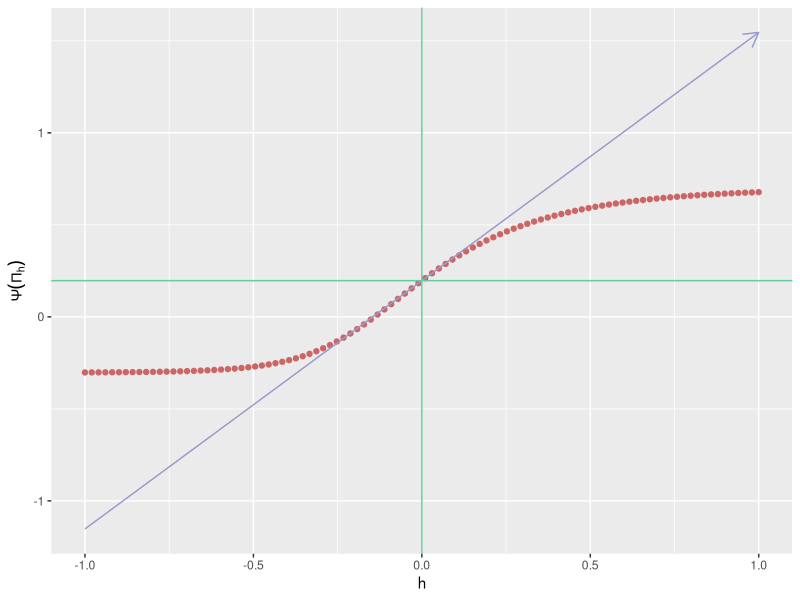
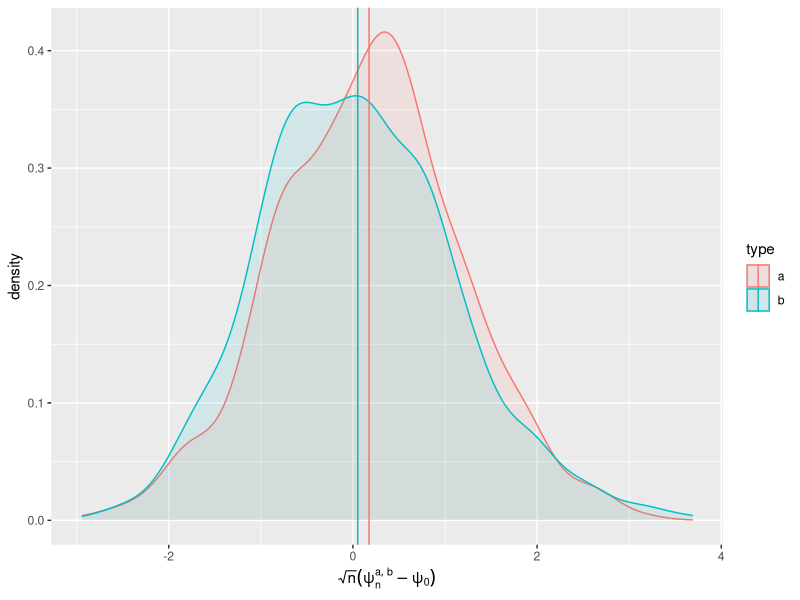

Reproduce these figures in R, in order. (Note: this script raises an error after producing the figures.)
## ----setup, echo = FALSE-------------------------------------------------
knitr::opts_chunk$set(
  size = "tiny",
  warnings = FALSE,
  fig.width = 12, 
  fig.height = 4, 
  fig.path = 'img/')

## ----visible-setup-------------------------------------------------------
set.seed(54321) ## because reproducibility matters...
suppressMessages(library(R.utils)) ## make sure it is installed
suppressMessages(library(tidyverse)) ## make sure it is installed
suppressMessages(library(ggplot2)) ## make sure it is installed
expit <- plogis
logit <- qlogis

## ----simulation----------------------------------------------------------
draw_from_experiment <- function(n, full = FALSE) {
  ## preliminary
  n <- Arguments$getInteger(n, c(1, Inf))
  full <- Arguments$getLogical(full)
  ## ## 'Gbar' and 'Qbar' factors
  Gbar <- function(W) {
    expit(-0.2 + 3 * sqrt(W) - 1.5 * W)
  }
  Qbar <- function(AW) {
    A <- AW[, 1]
    W <- AW[, 2]
    A * cos((1 + W) * pi / 5) + (1 - A) * sin((1 + W^2) * pi / 4)
  }
  ## sampling
  ## ## context
  W <- runif(n)
  ## ## counterfactual rewards
  zeroW <- cbind(A = 0, W)
  oneW <- cbind(A = 1, W)
  Qbar.zeroW <- Qbar(zeroW)
  Qbar.oneW <- Qbar(oneW)
  Yzero <- rbeta(n, shape1 = 1, shape2 = (1 - Qbar.zeroW) / Qbar.zeroW)
  Yone <- rbeta(n, shape1 = 1, shape2 = (1 - Qbar.oneW) / Qbar.oneW)
  ## ## action undertaken
  A <- rbinom(n, size = 1, prob = Gbar(W))
  ## ## actual reward
  Y <- A * Yone + (1 - A) * Yzero
  ## ## observation
  if (full) {
    obs <- cbind(W = W, Yzero = Yzero, Yone = Yone, A = A, Y = Y)
  } else {
    obs <- cbind(W = W, A = A, Y = Y)
  }
  attr(obs, "Gbar") <- Gbar
  attr(obs, "Qbar") <- Qbar
  attr(obs, "QW") <- dunif
  ##
  return(obs)
}

## ----draw-five-obs-------------------------------------------------------
(five_obs <- draw_from_experiment(5))

## ----DAG-----------------------------------------------------------------
## plot the causal diagram

## ----approx-psi-zero-a---------------------------------------------------
B <- 1e5 ## 1e6 eventually, or more
full_obs <- draw_from_experiment(B, full = TRUE)
(psi_hat <- mean(full_obs[, "Yone"] - full_obs[, "Yzero"]))

## ----approx-psi-zero-b---------------------------------------------------
sd_hat <- sd(full_obs[, "Yone"] - full_obs[, "Yzero"])
alpha <- 0.05
(psi_CI <- psi_hat + c(-1, 1) * qnorm(1 - alpha / 2) * sd_hat / sqrt(B))

## ----another-simulation--------------------------------------------------
draw_from_another_experiment <- function(n, h = 0) {
  ## preliminary
  n <- Arguments$getInteger(n, c(1, Inf))
  h <- Arguments$getNumeric(h)
  ## ## 'Gbar' and 'Qbar' factors
  Gbar <- function(W) {
    sin((1 + W) * pi / 6)
  }
  Qbar <- function(AW, hh = h) {
    A <- AW[, 1]
    W <- AW[, 2]
    expit( logit( A *  W + (1 - A) * W^2 ) +
           hh * 10 * sqrt(W) * A )
  }
  ## sampling
  ## ## context
  W <- runif(n, min = 1/10, max = 9/10)
  ## ## action undertaken
  A <- rbinom(n, size = 1, prob = Gbar(W))
  ## ## reward
  shape1 <- 4
  QAW <- Qbar(cbind(A, W))
  Y <- rbeta(n, shape1 = shape1, shape2 = shape1 * (1 - QAW) / QAW)
  ## ## observation
  obs <- cbind(W = W, A = A, Y = Y)
  attr(obs, "Gbar") <- Gbar
  attr(obs, "Qbar") <- Qbar
  attr(obs, "QW") <- function(x){dunif(x, min = 1/10, max = 9/10)}
  attr(obs, "shape1") <- shape1
  ##
  return(obs)
}

## ----approx-psi-one------------------------------------------------------
five_obs_from_another_experiment <- draw_from_another_experiment(5)
integrand <- function(w) {
  Qbar <- attr(five_obs_from_another_experiment, "Qbar")
  QW <- attr(five_obs_from_another_experiment, "QW")
  ( Qbar(cbind(1, w)) - Qbar(cbind(0, w)) ) * QW(w)
}
(psi_Pi_zero <- integrate(integrand, lower = 0, upper = 1)$val)

## ----psi-approx-psi-one,  fig.cap =  "Evolution of statistical parameter $\\Psi$ along fluctuation $\\{\\Pi_{h} : h \\in H\\}$."----
approx <- seq(-1, 1, length.out = 1e2)
psi_Pi_h <- sapply(approx, function(t) {
  obs_from_another_experiment <- draw_from_another_experiment(1, h = t)
  integrand <- function(w) {
    Qbar <- attr(obs_from_another_experiment, "Qbar")
    QW <- attr(obs_from_another_experiment, "QW")
    ( Qbar(cbind(1, w)) - Qbar(cbind(0, w)) ) * QW(w)
  }
  integrate(integrand, lower = 0, upper = 1)$val  
})
slope_approx <- (psi_Pi_h - psi_Pi_zero) / approx
slope_approx <- slope_approx[min(which(approx > 0))]
ggplot() +
  geom_point(data = data.frame(x = approx, y = psi_Pi_h), aes(x, y),
             color = "#CC6666") +
  geom_segment(aes(x = -1, y = psi_Pi_zero - slope_approx,
                   xend = 1, yend = psi_Pi_zero + slope_approx),
               arrow = arrow(length = unit(0.03, "npc")),
               color = "#9999CC") +
  geom_vline(xintercept = 0, color = "#66CC99") +
  geom_hline(yintercept = psi_Pi_zero, color = "#66CC99") +
  labs(x = "h", y = expression(Psi(Pi[h]))) 

## ----eic-----------------------------------------------------------------
eic <- function(obs, psi) {
  Qbar <- attr(obs, "Qbar")
  Gbar <- attr(obs, "Gbar")
  QAW <- Qbar(obs[, c("A", "W")])
  gW <- Gbar(obs[, "W"])
  lgAW <- obs[, "A"] * gW + (1 - obs[, "A"]) * (1 - gW)
  ( Qbar(cbind(1, obs[, "W"])) - Qbar(cbind(0, obs[, "W"])) - psi ) +
    (2 * obs[, "A"] - 1) / lgAW * (obs[, "Y"] - QAW)
}

(eic(five_obs, psi = psi_hat))
(eic(five_obs_from_another_experiment, psi = psi_Pi_zero))

## ----cramer-rao----------------------------------------------------------
obs <- draw_from_experiment(B)
(cramer_rao_hat <- var(eic(obs, psi = psi_hat)))

## ----cramer-rao-another-experiment---------------------------------------
obs_from_another_experiment <- draw_from_another_experiment(B)
(cramer_rao_Pi_zero_hat <- var(eic(obs_from_another_experiment, psi = 59/300)))
(ratio <- sqrt(cramer_rao_Pi_zero_hat/cramer_rao_hat))

## ----recover-slope-------------------------------------------------------
sigma0_draw_from_another_experiment <- function(obs) { 
  ## preliminary
  Qbar <- attr(obs, "Qbar")
  QAW <- Qbar(obs[, c("A", "W")])
  shape1 <- Arguments$getInteger(attr(obs, "shape1"), c(1, Inf))
  ## computations
  betaAW <- shape1 * (1 - QAW) / QAW
  out <- log(1 - obs[, "Y"])
  for (int in 1:shape1) {
    out <- out + 1/(int - 1 + betaAW)
  }
  out <- - out * shape1 * (1 - QAW) / QAW * 10 * sqrt(obs[, "W"]) * obs[, "A"]
  ## no need to center given how we will use it
  return(out)
}

vars <- eic(obs_from_another_experiment, psi = 59/300) *
  sigma0_draw_from_another_experiment(obs_from_another_experiment)
sd_hat <- sd(vars)
(slope_hat <- mean(vars))
(slope_CI <- slope_hat + c(-1, 1) * qnorm(1 - alpha / 2) * sd_hat / sqrt(B))

## ----known-Gbar-one, fig.cap  = "Of two estimators of $\\psi_{0}$, one of them misconceived, the other assuming that $\\Gbar_{0}$ is known."----
Gbar <- attr(obs, "Gbar")

psi_hat_ab <- obs %>% as_tibble() %>% mutate(id = 1:nrow(obs) %% 1e3) %>%
  mutate(lgAW = A * Gbar(W) + (1 - A) * (1 - Gbar(W))) %>% group_by(id) %>%
  summarize(est_a = mean(Y[A==1]) - mean(Y[A==0]),
            est_b = mean(Y * (2 * A - 1) / lgAW),
            std_b = sd(Y * (2 * A - 1) / lgAW),
            clt_b = sqrt(n()) * (est_b - psi_hat) / std_b)
std_a <- sd(psi_hat_ab$est_a)
psi_hat_ab <- psi_hat_ab %>%
  mutate(std_a = std_a,
         clt_a = (est_a - psi_hat) / std_a) %>% 
  gather(key, value, -id) %>%
  extract(key, c("what", "type"), "([^_]+)_([ab])") %>%
  spread(what, value)

bias_ab <- psi_hat_ab %>% group_by(type) %>% summarise(bias = mean(clt))

ggplot(psi_hat_ab, aes(clt, fill = type, colour = type)) +
  geom_density(alpha = 0.1) +
  geom_vline(aes(xintercept = bias, colour = type), bias_ab) +
  labs(x = expression(paste(sqrt(n)*(psi[n]^{list(a, b)} - psi[0])))) 

## ----known-Gbar-two-a----------------------------------------------------
estimate_G <- function(dat, working_model) {
  fit <- working_model[[1]](formula = working_model[[2]], data = dat)
  Ghat <- function(newdata) {
    predict(fit, newdata, type = "response")
  }
  return(Ghat)
}

predict_lGAW <- function(A, W, working_model, threshold = 0.05) {
  ## fit the working model
  dat <- data.frame(A = A, W= W)
  Ghat <- estimate_G(dat, working_model)
  ## make predictions based on the fit
  Ghat_W <- Ghat(dat)
  A <- dat[, "A"]
  lGAW <- A * Ghat_W + (1 - A) * (1 - Ghat_W)
  pmin(1 - threshold, pmax(lGAW, threshold))
}

working_model <- list(
  model = function(...) {glm(family = binomial(), ...)},
  formula = as.formula(
    paste("A ~",
          paste("I(W^", seq(1/4, 3, by = 1/4), sep = "", collapse = ") + "),
          ")")
  ))
working_model$formula

## ----known-Gbar-two-b----------------------------------------------------
psi_hat_c <- obs %>% as_tibble() %>% mutate(id = 1:nrow(obs) %% 1e3) %>%
  group_by(id) %>%
  mutate(lgAW = predict_lGAW(A, W, working_model)) %>%
  summarize(est = mean(Y * (2 * A - 1) / lgAW))
std_c <- sd(psi_hat_c$est)
psi_hat_c <- psi_hat_c %>%
  mutate(std = std_c,
         clt = (est - psi_hat) / std,
         type = "c")

bias_c <- psi_hat_c %>% summarise(bias = mean(clt))

ggplot(full_join(psi_hat_ab, psi_hat_c), aes(clt, fill = type, colour = type)) +
  geom_density(alpha = 0.1) +
  geom_vline(aes(xintercept = bias, colour = type), c(bias_ab, bias_c)) +
  labs(x = expression(paste(sqrt(n)*(psi[n]^{list(a, b, c)} - psi[0])))) 
